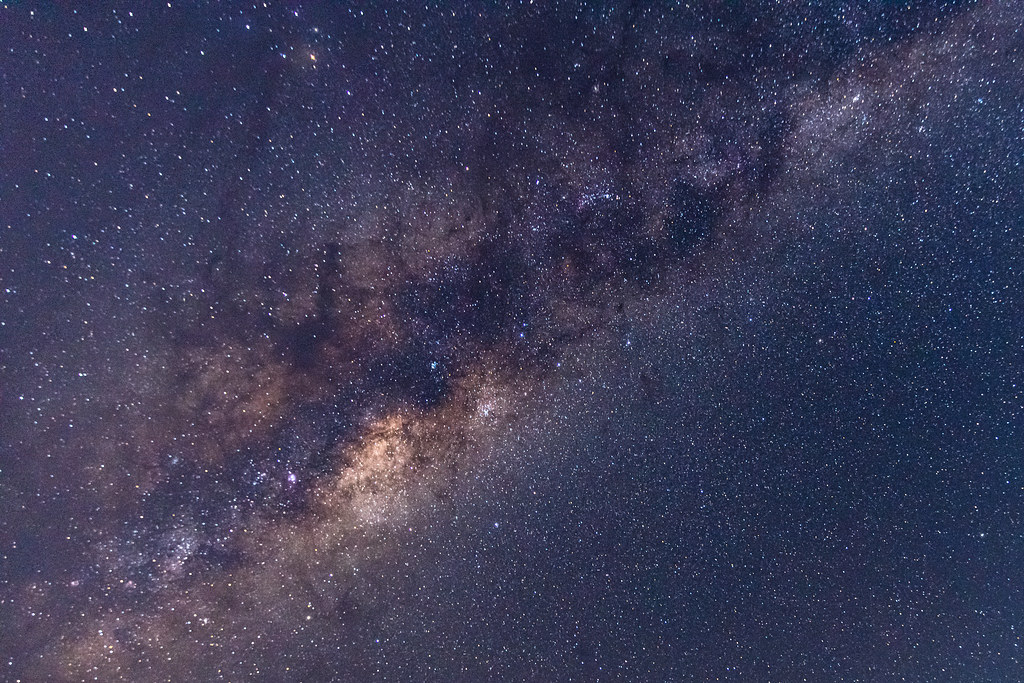
#> input picture common_filter/back.jpg, 1024 x 683 px
$ python trackingcoba.py
#> lines starting #> are read from the running program, lines starting #| are printed output that depends on the picture; after the words box and inside, x2 and y2 are one past the last pixel; in counts of white or black regions, pixels touching at a corner belong together
### common_filter/kalmanfilter.py
#https://pysource.com/2021/10/29/kalman-filter-predict-the-trajectory-of-an-object/
import cv2
import numpy as np


class KalmanFilter:
    kf = cv2.KalmanFilter(4, 2)
    kf.measurementMatrix = np.array([[1, 0, 0, 0], [0, 1, 0, 0]], np.float32)
    kf.transitionMatrix = np.array([[1, 0, 1, 0], [0, 1, 0, 1], [0, 0, 1, 0], [0, 0, 0, 1]], np.float32)


    def predict(self, coordX, coordY):
        ''' This function estimates the position of the object'''
        measured = np.array([[np.float32(coordX)], [np.float32(coordY)]])
        self.kf.correct(measured)
        predicted = self.kf.predict()
        x, y = int(predicted[0]), int(predicted[1])
        return x, y

### common_filter/trackingcoba.py
from kalmanfilter import KalmanFilter
import cv2

#mengambil kalman filter
kf = KalmanFilter()

im = cv2.imread("back.jpg")
#> im is the input picture: shape (683, 1024, 3); mean B, G, R 86.9, 59.3, 59.2

posisibola =  [(50,100),(100,100),(150,100),(200,100),(250,100),(300,100),(350,100), (400,100), (450,100)]

for pb in posisibola:
    cv2.circle(im, pb, 15, (0,0,255),-1)

    prediksi = kf.predict(pb[0],pb[1])#memprediksi bolanya
    cv2.circle(im,prediksi,15,(0,255,0),4)
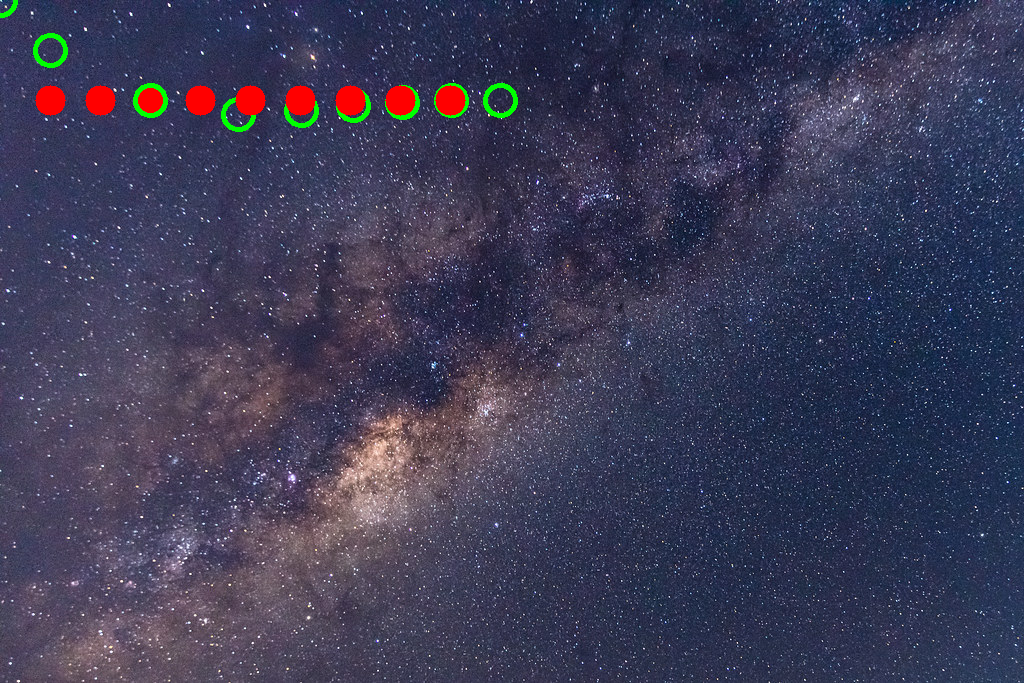
#> im: shape (683, 1024, 3); 1.31% of pixels changed, all inside (x1, y1, x2, y2) = (0, 0, 518, 132)


for i in range(10):
    prediksi = kf.predict(prediksi[0],prediksi[1])
    cv2.circle(im, prediksi, 15, (20, 220, 0), 4)
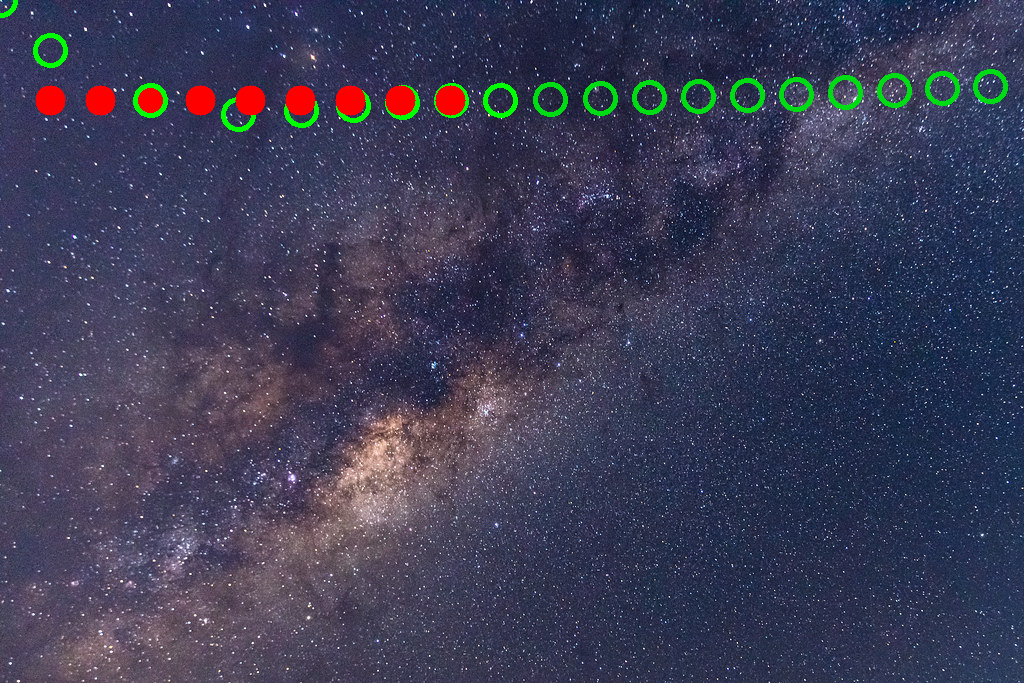
#> im: shape (683, 1024, 3); 0.68% of pixels changed, all inside (x1, y1, x2, y2) = (533, 69, 1008, 117)

cv2.imshow("Gambar",im)
cv2.waitKey(0)
